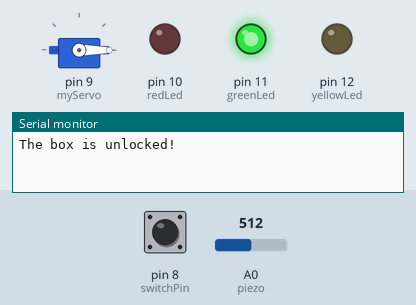
This program was run on a simulated Arduino Uno, built with avr-gcc and run on an emulated ATmega328P. Parts: servo, output pins drawn as LEDs (lit = HIGH), the last lines printed to the serial monitor. Inputs (shaded band) come from the test bench; at power-on: pin 8 (switchPin) LOW, A0 (piezo) = 512.

Above: at 1.2 s.
1.3 s: pin 8 (switchPin) pulled HIGH for 0.15 s
At 2.5 s:
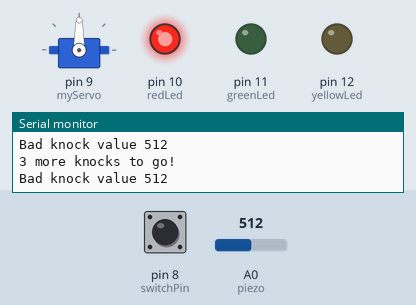
Timing chart, 0 to 4.3 s (numbered marks = the images above; inputs shaded):
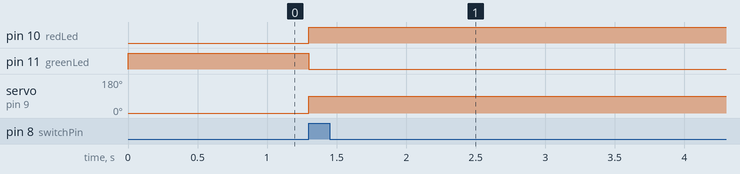

The program:

main.cpp
```cpp
#include <Arduino.h>
#include <Servo.h>

Servo myServo;

const int piezo = A0;
const int switchPin = 8;
const int yellowLed = 12;
const int greenLed = 11;
const int redLed = 10;

int knockVal;
int switchVal;

const int quiteKnock = 10;
const int loudKnock = 100;

boolean locked = false;
int numberOfKnocks = 0;

boolean checkForKnock(int value) {

    if (value > quiteKnock && value < loudKnock) {
        digitalWrite(yellowLed, HIGH);
        delay(50);
        digitalWrite(yellowLed, LOW);
        Serial.print("Valid knock of value ");
        Serial.println(value);

        return true;
    } else {
        Serial.print("Bad knock value ");
        Serial.println(value);

        return false;
    }
}

void setup() {
    myServo.attach(9);
    pinMode(yellowLed, OUTPUT);
    pinMode(redLed, OUTPUT);
    pinMode(greenLed, OUTPUT);
    pinMode(switchPin, INPUT);

    Serial.begin(9600);

    digitalWrite(greenLed, HIGH);
    myServo.write(0);
    Serial.println("The box is unlocked!");
}

void loop() {

    if (locked == false) {
        switchVal = digitalRead(switchPin);

        if (switchVal == HIGH) {
            locked = true;
            digitalWrite(greenLed, LOW);
            digitalWrite(redLed, HIGH);
            myServo.write(90);
            Serial.println("The box is locked!");
            delay(1000);
        }
    }

    if (locked == true) {
        knockVal = analogRead(piezo);

        if (numberOfKnocks < 3 && knockVal > 0) {

            if (checkForKnock(knockVal) == true) {
                numberOfKnocks++;
            }

            Serial.print(3 - numberOfKnocks);
            Serial.println(" more knocks to go!");
        }

        if (numberOfKnocks >= 3) {
            locked = false;
            myServo.write(0);
            delay(20);
            digitalWrite(greenLed, HIGH);
            digitalWrite(redLed, LOW);
            Serial.println("The box is unlocked!");
            numberOfKnocks = 0;
        }
    }
}
```

Measured:
- after the input at 1.3 s, pin 10 (redLed): LOW → HIGH at once; pin 11 (greenLed): HIGH → LOW at once; servo on pin 9 (myServo): 0° → 90° at once
